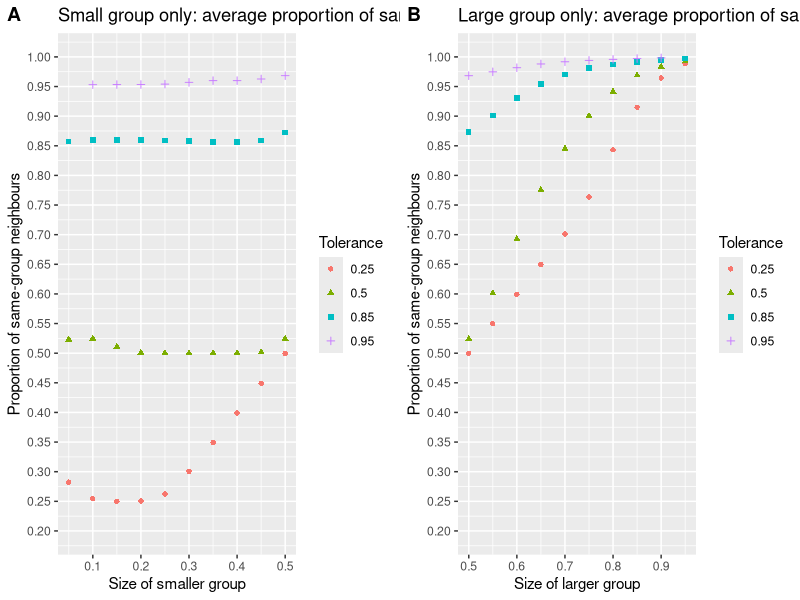
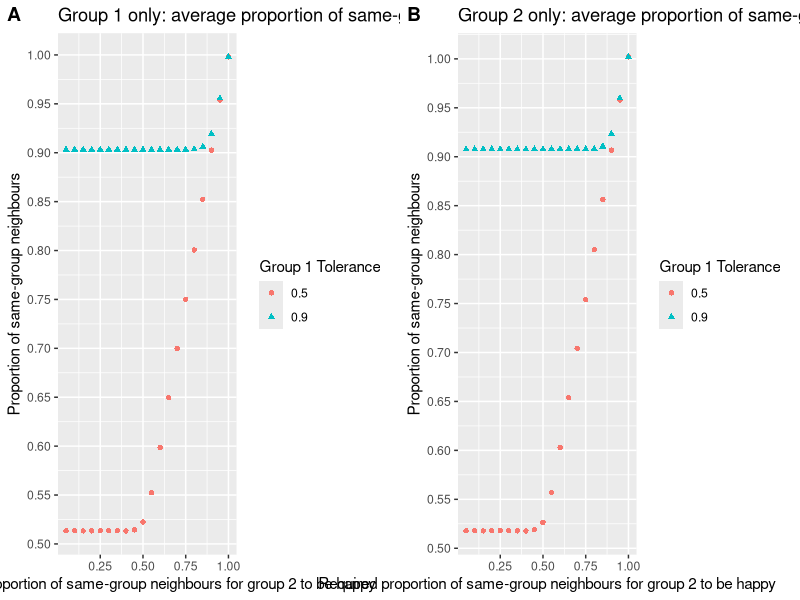
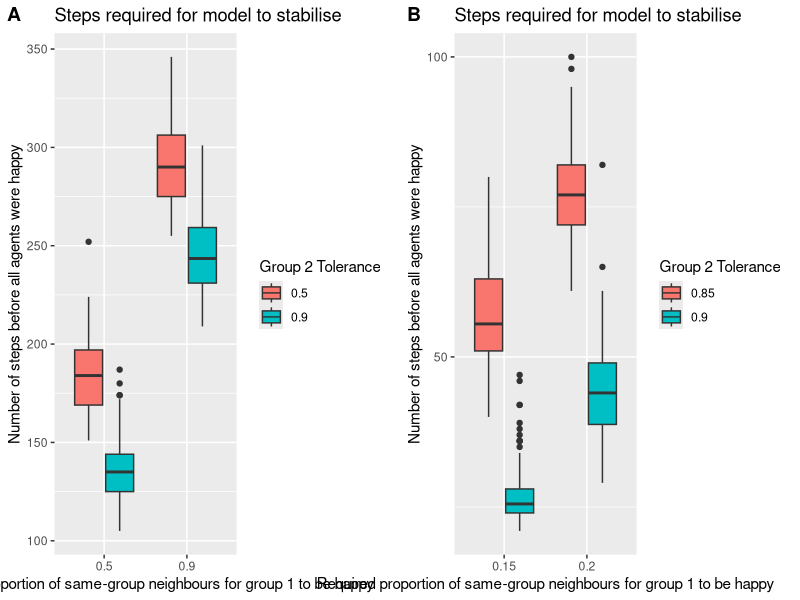

Source code (R) for these figures, in order: (Note: this script raises an error after producing the figures.)
setwd("~/GitHub/ABM_polarisation/ABM data")

tolerance_test <- read.csv("tolerance-test-100-runs.csv",header = T)
tolerance_test$Tolerance_factor <- as.factor(tolerance_test$Tolerance)

group_size_test <- read.csv("group_size_1000_steps.csv",header=T)
group_size_test$Size_factor <- as.factor(group_size_test$Size)
group_size_test$Tolerance_factor <- as.factor(group_size_test$Tolerance)

asymmetric <- read.csv("asymmetric-tolerance.csv",header=T)
asymmetric$Group1_tolerance_factor <- as.factor(asymmetric$g1_t)
asymmetric$g2_t_factor < - as.factor(asymmetric$g2_t)

minority <- read.csv("weak_minority_preferences.csv",header=T)
minority$g1_t_factor <- as.factor(minority$g1_t)
minority$g2_t_factor <- as.factor(minority$g2_t)



library(ggplot2)
library(dplyr)
library(cowplot)
library(xtable)


#tolerance testing
tolerance_stabilisation <- ggplot(tolerance_test, aes(x=Tolerance_factor, y=Coherence)) + 
  geom_boxplot() + 
  labs(title = "Steps required for model to stabilise",x = "Required proportion of same-group neighbours to be happy", y = "Number of steps before all agents were happy") +
  scale_y_continuous(breaks = seq(0, 60, by = 10))

tolerance_similarity <- ggplot(tolerance_test, aes(x=Tolerance_factor, y=Similaity_ratio
)) + 
  geom_boxplot()+ 
  labs(title = "Per-run average proportion of agent's same-group neighbours",x = "Required proportion of same-group neighbours to be happy", y = "Proportion of same-group neighbours") +
  scale_y_continuous(breaks = seq(0, 1, by = 0.05))


tolerance_dimension <- ggplot(tolerance_test, aes(x=Tolerance_factor, y=Dimension
)) + 
  geom_boxplot()+ 
  labs(title = "Embedded dimensionality of the network",x = "Required proportion of same-group neighbours to be happy", y = "Dimensionality") +
  scale_y_continuous(breaks = seq(0, 2, by=1))


tolerance_test %>% group_by(Tolerance) %>% summarize(Similarity = mean(Similaity_ratio), Dimension = mean(Dimension), Stabilisation = mean(Coherence))-> tolerance_average 

xtable(tolerance_average)

#group size testing
group_size_test %>% filter(Coherence > 0) -> size_finished_runs


size_stabilisation <- ggplot(size_finished_runs, aes(x=Size_factor, y=Coherence,fill=Tolerance_factor
)) + 
  geom_boxplot()+   
  labs(title = "Steps required for model to stabilise",x = "Size of smaller group", y = "Number of steps before all agents were happy") +
  scale_y_continuous(breaks = seq(0, 1000, by = 100))  +
  scale_fill_discrete("Tolerance")


group_size_test %>% filter(Coherence > 0) %>% group_by(Size,Tolerance) %>% summarize(m = mean(Similarity), c = mean(Coherence), g1 = mean(Group1_similarity),g2 = mean(Group2_similarity),d = mean(Dimension)) -> average_group_size
average_group_size$Tolerance_factor = as.factor(average_group_size$Tolerance)

size_dimension <- ggplot(average_group_size, aes(x=Size, y=d,col=Tolerance_factor,shape=Tolerance_factor
)) + 
  geom_point()+   
  labs(title = "Embedded dimensionality",x = "Size of smaller group", y = "Dimension") +
  scale_y_continuous(breaks = seq(0, 2, by = 0.5)) +
  scale_color_discrete("Tolerance") +
  scale_shape_discrete("Tolerance")


xtable(average_group_size)


size_similarity_small_group <- ggplot(average_group_size,aes(x = Size, y = g1,col=Tolerance_factor,shape=Tolerance_factor)) + geom_point() +
labs(title = "Small group only: average proportion of same-group neighbours",x = "Size of smaller group", y = "Proportion of same-group neighbours") +
  scale_y_continuous(breaks = seq(0, 1, by = 0.05),limits = c(0.2,1)) +
  scale_color_discrete("Tolerance") +
  scale_shape_discrete("Tolerance")


average_group_size$large_group <- (1-average_group_size$Size)
size_similarity_large_group <- ggplot(average_group_size,aes(x = large_group, y = g2,col=Tolerance_factor,shape=Tolerance_factor)) + geom_point() +
  labs(title = "Large group only: average proportion of same-group neighbours",x = "Size of larger group", y = "Proportion of same-group neighbours") +
  scale_y_continuous(breaks = seq(0, 1, by = 0.05),limits = c(0.2,1)) +
  scale_color_discrete("Tolerance") +
  scale_shape_discrete("Tolerance")

plot_grid(size_similarity_small_group,size_similarity_large_group,labels="AUTO")


#asymmetric tolerance testing
asymmetric %>% group_by(g1_t,g2_t) %>% summarize(m = mean(Similaity_ratio), c = mean(Coherence), g1 = mean(g1_similarity),g2 = mean(g2_similarity),d = mean(Dimension),) -> asymmetric_average
asymmetric_average$Group1_tolerance_factor <- as.factor(asymmetric_average$g1_t)
asymmetric_stabilisation <- ggplot(asymmetric_average,aes(x = g2_t, y = c,colour = Group1_tolerance_factor,shape=Group1_tolerance_factor)) + geom_point() +
labs(title = "Steps required for model to stabilise",x = "Required proportion of same-group neighbours for group 2 to be happy", y = "Number of steps before all agents were happy") +
  scale_y_continuous(breaks = seq(0, 100, by = 10)) +
  scale_color_discrete("Group 1 Tolerance") +
  scale_shape_discrete("Group 1 Tolerance") 

asymmetric_similarity_all <- ggplot(asymmetric_average,aes(x = g2_t, y = m,col=Group1_tolerance_factor,shape=Group1_tolerance_factor)) + geom_point() +
  labs(title = "Average proportion of same-group neighbours",x = "Required proportion of same-group neighbours for group 2 to be happy", y = "Proportion of same-group neighbours") +
  scale_y_continuous(breaks = seq(0, 1, by = 0.05))+
  scale_color_discrete("Group 1 Tolerance") +
  scale_shape_discrete("Group 1 Tolerance") 


asymmetric_similarity_group1_fixed <- ggplot(asymmetric_average,aes(x = g2_t, y = g1,col=Group1_tolerance_factor,shape=Group1_tolerance_factor)) + geom_point() +
  labs(title = "Group 1 only: average proportion of same-group neighbours",x = "Required proportion of same-group neighbours for group 2 to be happy", y = "Proportion of same-group neighbours") +
  scale_y_continuous(breaks = seq(0, 1, by = 0.05))+
  scale_color_discrete("Group 1 Tolerance") +
  scale_shape_discrete("Group 1 Tolerance") 


asymmetric_similarity_group2_changing <- ggplot(asymmetric_average,aes(x = g2_t, y = g2,col=Group1_tolerance_factor,shape=Group1_tolerance_factor)) + geom_point() +
  labs(title = "Group 2 only: average proportion of same-group neighbours",x = "Required proportion of same-group neighbours for group 2 to be happy", y = "Proportion of same-group neighbours") +
  scale_y_continuous(breaks = seq(0, 1, by = 0.05))+
  scale_color_discrete("Group 1 Tolerance") +
  scale_shape_discrete("Group 1 Tolerance") 

plot_grid(asymmetric_similarity_group1_fixed,asymmetric_similarity_group2_changing,labels="AUTO")

xtable(asymmetric_average)

asymmetric_dimension <- ggplot(asymmetric_average,aes(x = g2_t, y = d,colour = Group1_tolerance_factor,shape=Group1_tolerance_factor)) + geom_point() +
  labs(title = "Embedded dimensionality",x = "Required proportion of same-group neighbours for group 2 to be happy", y = "Dimension") +
  scale_y_continuous(breaks = seq(0, 2, by = 0.5)) +
  scale_color_discrete("Group 1 Tolerance") +
  scale_shape_discrete("Group 1 Tolerance") 


#weak minority preferences testing
minority %>% group_by(g1_t,g2_t) %>% summarize(m = mean(Similarity), c = mean(Coherence), g1 = mean(Group1_similarity),g2 = mean(Group2_similarity)) -> minority_average
minority_average$Group1_tolerance_factor <- as.factor(minority_average$g1_t)
minority_average$Group2_tolerance_factor <- as.factor(minority_average$g2_t)
minority_average %>% filter(!g1_t %in% c(0.5,0.9)) -> minority_average_small
minority_average %>% filter(g1_t %in% c(0.5,0.9)) -> minority_average_large 

minority %>% filter(!g1_t %in% c(0.5,0.9)) -> minority_small
minority %>% filter(g1_t %in% c(0.5,0.9)) -> minority_large


minority_stabilisation_large <- ggplot(minority_large, aes(x=g1_t_factor, y=Coherence,fill=g2_t_factor)) + 
  geom_boxplot() + 
  labs(title = "Steps required for model to stabilise",x = "Required proportion of same-group neighbours for group 1 to be happy", y = "Number of steps before all agents were happy") +
  scale_y_continuous(breaks = seq(0, 500, by = 50)) +
  scale_fill_discrete("Group 2 Tolerance")

minority_stabilisation_small <- ggplot(minority_small, aes(x=g1_t_factor, y=Coherence,fill=g2_t_factor)) + 
  geom_boxplot() + 
  labs(title = "Steps required for model to stabilise",x = "Required proportion of same-group neighbours for group 1 to be happy", y = "Number of steps before all agents were happy") +
  scale_y_continuous(breaks = seq(0, 500, by = 50)) +
  scale_fill_brewer(palette="Dark2") +
  scale_fill_discrete("Group 2 Tolerance")

plot_grid(minority_stabilisation_large,minority_stabilisation_small,labels="AUTO")


minority_average %>% filter(!g1_t %in% c(0.5,0.9)) -> minority_average_small
minority_average %>% filter(g1_t %in% c(0.5,0.9)) -> minority_average_large 

xtable(minority_average_large)
xtable(minority_average_small)


plot_grid(minority_similarity_large,minority_similarity_small,labels="AUTO")


minority_group1_similarity <- ggplot(minority_average_small, aes(x=Group1_tolerance_factor, y=g1,color=Group2_tolerance_factor,shape = Group2_tolerance_factor)) + 
  geom_point() + 
  labs(title = "Group 1 only: average proportion of same-group neighbours",x = "Required proportion of same-group neighbours for group 1 to be happy", y = "Proportion of same-group neighbours") +
  scale_y_continuous(breaks = seq(0, 1, by = 0.01))  +
  scale_color_brewer(palette="Dark2") +
 scale_color_discrete("Group 2 Tolerance") +
  scale_shape_discrete("Group 2 Tolerance") 

minority_group2_similarity <- ggplot(minority_average_small, aes(x=Group1_tolerance_factor, y=g2,color=Group2_tolerance_factor,shape = Group2_tolerance_factor)) + 
  geom_point() + 
  labs(title = "Group 2 only: average proportion of same-group neighbours",x = "Required proportion of same-group neighbours for group 1 to be happy", y = "Proportion of same-group neighbours") +
  scale_y_continuous(breaks = seq(0, 1, by = 0.01)) +
  scale_color_discrete("Group 2 Tolerance") +
  scale_shape_discrete("Group 2 Tolerance") 


plot_grid(minority_group1_similarity,minority_group2_similarity,labels="AUTO")

minority_group1_similarity_large <- ggplot(minority_average_large, aes(x=Group1_tolerance_factor, y=g1,color=Group2_tolerance_factor,shape = Group2_tolerance_factor)) + 
  geom_point() + 
  labs(title = "Group 1 only: average proportion of same-group neighbours",x = "Required proportion of same-group neighbours for group 1 to be happy", y = "Proportion of same-group neighbours") +
  scale_y_continuous(breaks = seq(0, 1, by = 0.05))  +
  scale_color_brewer(palette="Dark2") +
  scale_color_discrete("Group 2 Tolerance") +
  scale_shape_discrete("Group 2 Tolerance") 

minority_group2_similarity_large <- ggplot(minority_average_large, aes(x=Group1_tolerance_factor, y=g2,color=Group2_tolerance_factor,shape = Group2_tolerance_factor)) + 
  geom_point() + 
  labs(title = "Group 2 only: average proportion of same-group neighbours",x = "Required proportion of same-group neighbours for group 1 to be happy", y = "Proportion of same-group neighbours") +
  scale_y_continuous(breaks = seq(0, 1, by = 0.01)) +
  scale_color_discrete("Group 2 Tolerance") +
  scale_shape_discrete("Group 2 Tolerance") 

plot_grid(minority_group1_similarity_large,minority_group2_similarity_large,labels="AUTO")
